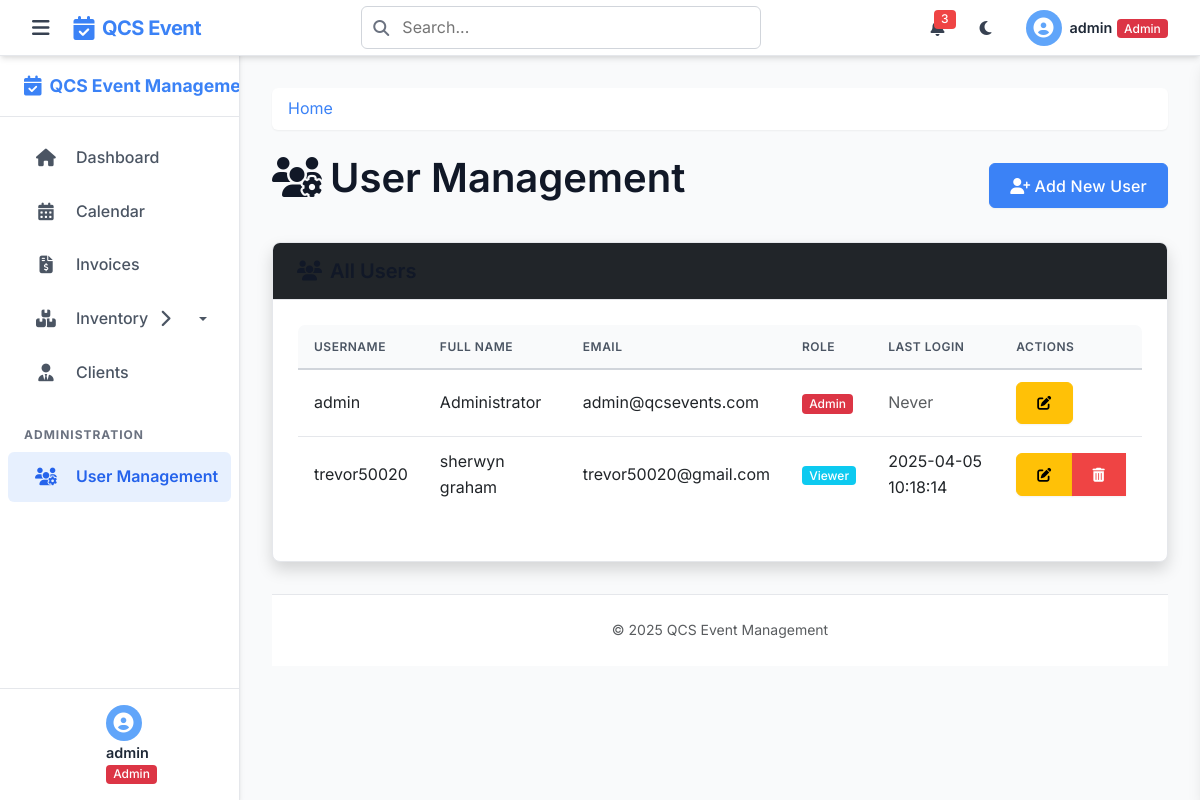
The page /users (signed in) on the database as committed earlier.
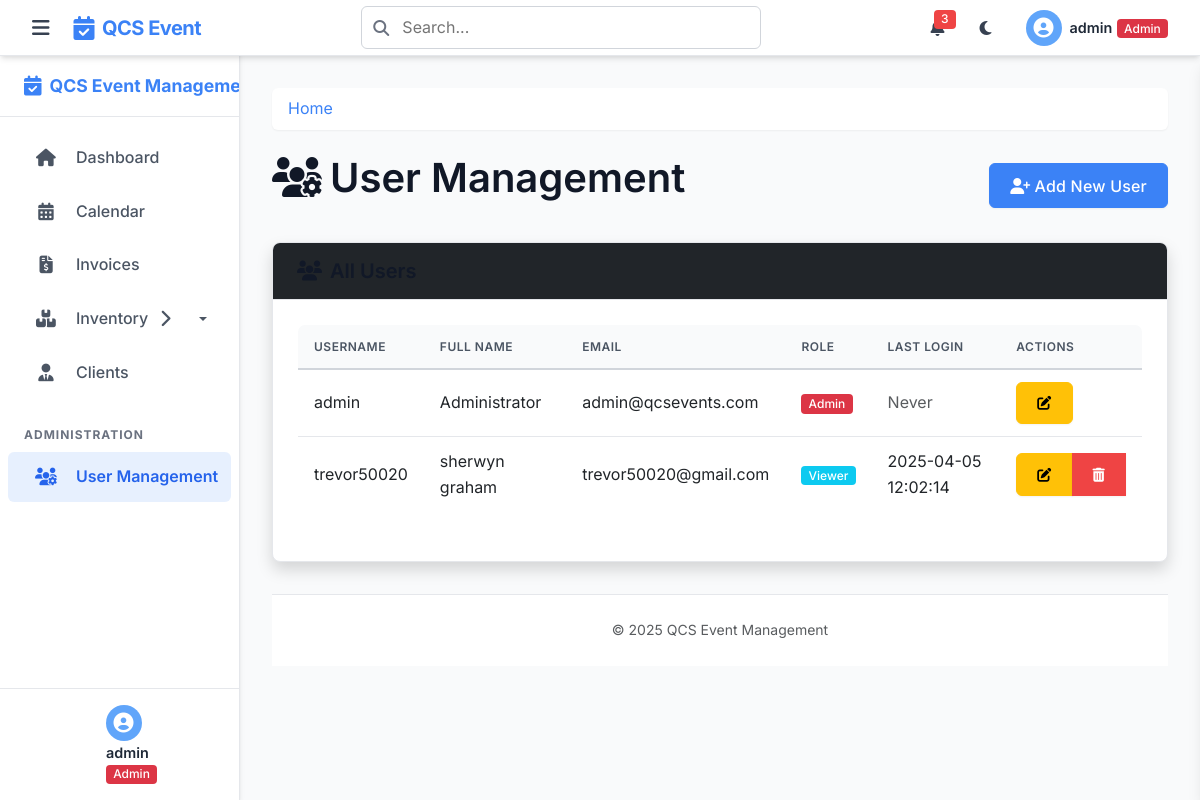
The same page on the database as committed later.
### tables this page shows
CREATE TABLE users (
    id INTEGER PRIMARY KEY AUTOINCREMENT,
    username TEXT NOT NULL UNIQUE,
    password_hash TEXT NOT NULL,
    email TEXT NOT NULL UNIQUE,
    full_name TEXT NOT NULL,
    role TEXT NOT NULL CHECK(role IN ('admin', 'staff', 'viewer')),
    created_at TEXT NOT NULL DEFAULT (datetime('now')),
    last_login TEXT
);

### app.py (the view)
@app.route('/users')
@login_required
@role_required('admin')
def users():
    db = get_db()
    all_users = db.execute('SELECT * FROM users ORDER BY username').fetchall()
    return render_template('users.html', users=all_users)

### helpers.py (called while the page is built)
def get_db():
    if 'db' not in g:
        g.db = sqlite3.connect(
            current_app.config['DATABASE'],
            detect_types=sqlite3.PARSE_DECLTYPES
        )
        g.db.row_factory = sqlite3.Row
    return g.db

def login_required(f):
    @wraps(f)
    def decorated_function(*args, **kwargs):
        if 'user_id' not in session:
            flash('Please log in first', 'warning')
            return redirect(url_for('login'))
        return f(*args, **kwargs)
    return decorated_function

### templates/users.html (shortened to what this page needs)
{% extends 'layout.html' %}
{% block content %}
<div class="d-flex justify-content-between align-items-center mb-4">
    <h1><i class="fas fa-users-cog me-2"></i>User Management</h1>
    <a href="{{ url_for('new_user') }}" class="btn btn-primary">
        <i class="fas fa-user-plus me-1"></i>Add New User
    </a>
</div>
<div class="card shadow">
    <div class="card-header bg-dark text-white">
        <h5 class="mb-0"><i class="fas fa-users me-2"></i>All Users</h5>
    </div>
    <div class="card-body">
        {% if users %}
        <div class="table-responsive">
            <table class="table table-hover">
                <thead>
                    <tr>
                        <th>Username</th>
                        <th>Full Name</th>
                        <th>Email</th>
                        <th>Role</th>
                        <th>Last Login</th>
                        <th>Actions</th>
                    </tr>
                </thead>
                <tbody>
                    {% for user in users %}
                    <tr>
                        <td>{{ user.username }}</td>
                        <td>{{ user.full_name }}</td>
                        <td>{{ user.email }}</td>
                        <td>
                            {% if user.role == 'admin' %}
                            <span class="badge bg-danger">Admin</span>
                            {% elif user.role == 'staff' %}
                            <span class="badge bg-success">Staff</span>
                            {% else %}
                            <span class="badge bg-info">Viewer</span>
                            {% endif %}
                        </td>
                        <td>
                            {% if user.last_login %}
                            {{ user.last_login }}
                            {% else %}
                            <span class="text-muted">Never</span>
                            {% endif %}
                        </td>
                        <td>
                            <div class="btn-group">
                                <a href="{{ url_for('edit_user', user_id=user.id) }}" class="btn btn-sm btn-warning">
                                    <i class="fas fa-edit"></i>
                                </a>
                                {% if user.id != session.user_id %}
                                <button type="button" class="btn btn-sm btn-danger"
                                        data-bs-toggle="modal"
                                        data-bs-target="#deleteUserModal{{ user.id }}">
                                    <i class="fas fa-trash-alt"></i>
                                </button>
                                {% endif %}
                            </div>
                        </td>
                    </tr>
                    {% endfor %}
                </tbody>
            </table>
        </div>
        {% else %}
        <div class="alert alert-info mb-0">
            <i class="fas fa-info-circle me-2"></i>No users found.
        </div>
        {% endif %}
    </div>
</div>
{% endblock %}

Rows that differ between the two databases and show on the page:
changed users "trevor50020": last_login "2025-04-05 10:18:14" → "2025-04-05 12:02:14"
